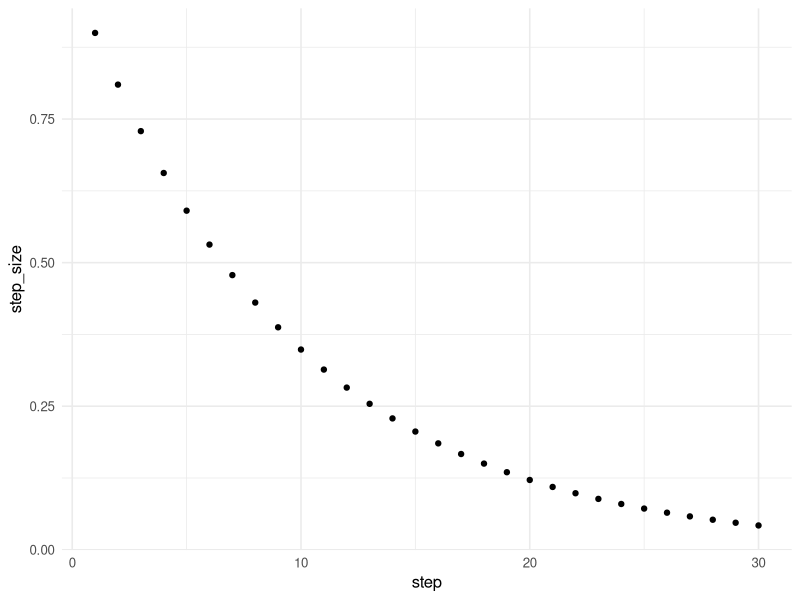
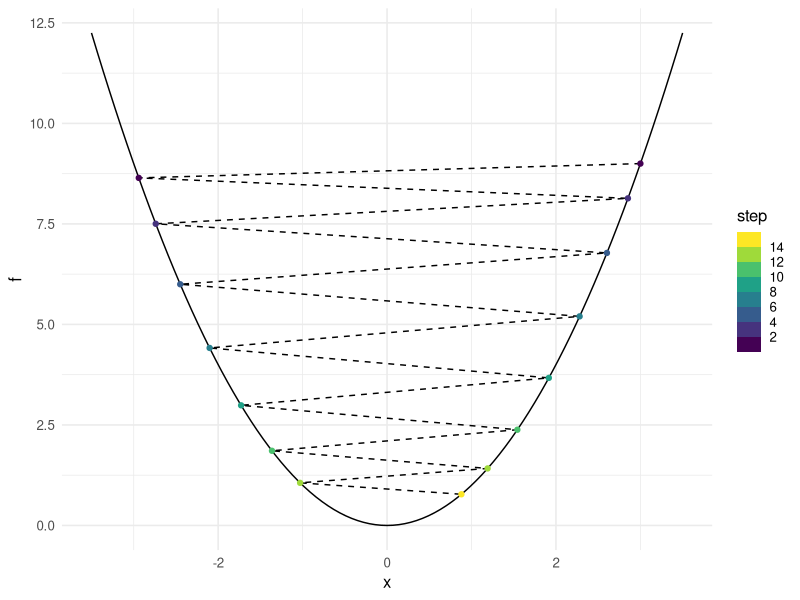
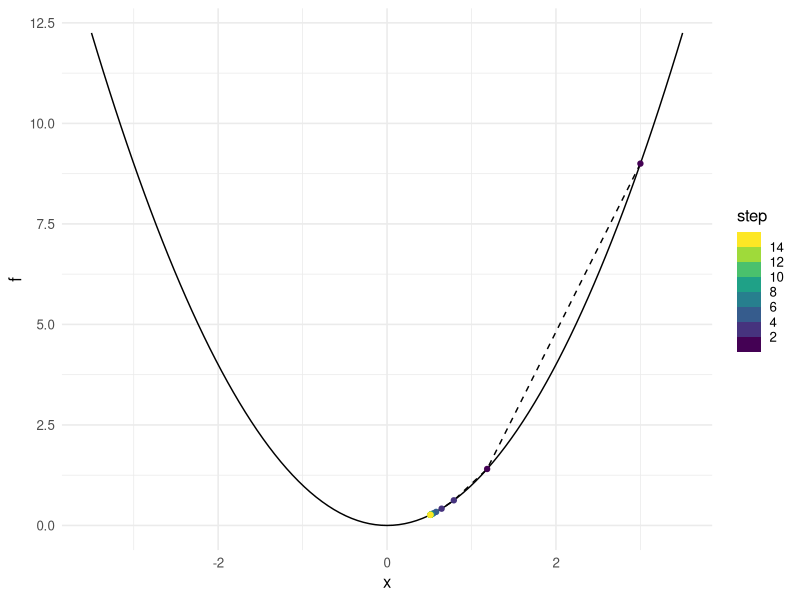
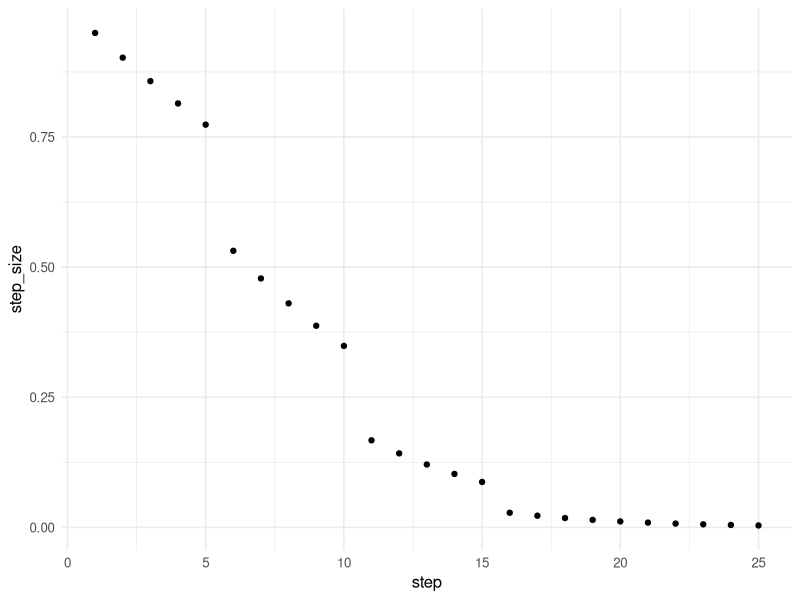
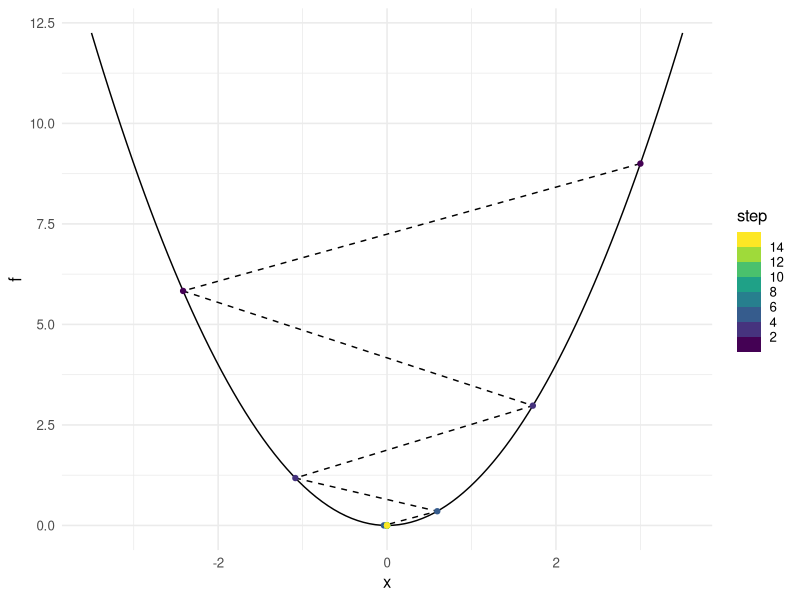
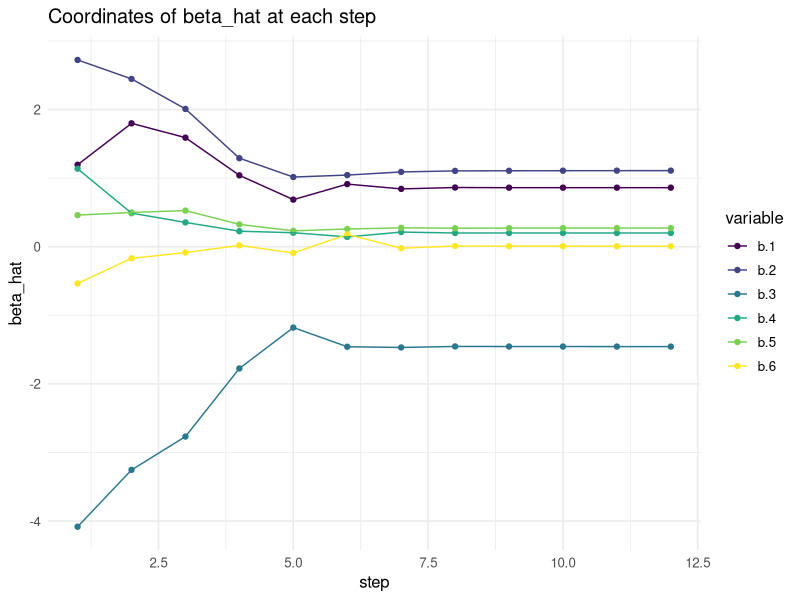
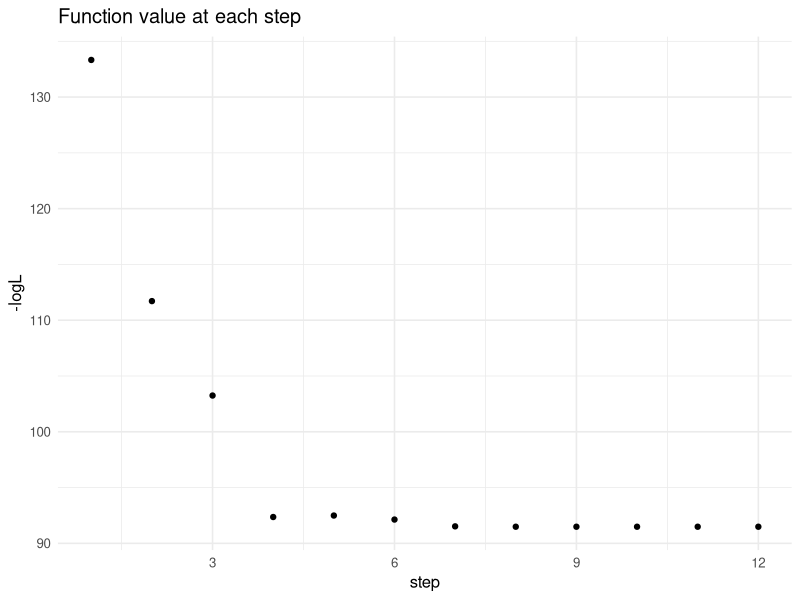
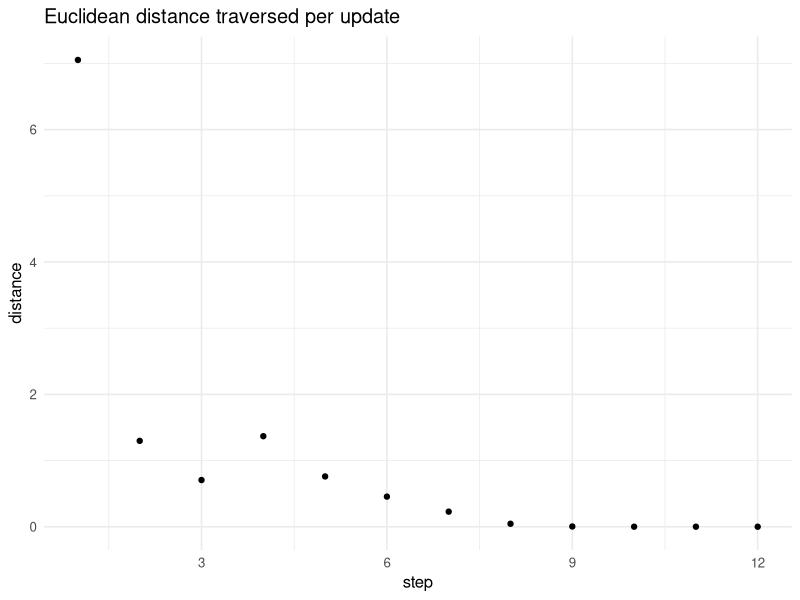

Here is the R script that generated these plots, in order:
## ---- chunk 1
knitr::opts_chunk$set(echo = TRUE)
library(tidyverse)
theme_set(theme_minimal(base_size = 12))
## ---- chunk 2
# Function to minimize
f <- function(x) x^4
# Derivative (because it's univariate)
grad_f <- function(x) 4 * x^3
xn <- 1 # starting point
fn <- f(xn)
step_size <- .1
for (step in 1:5) {
  # Update step
  xn <- xn - step_size * grad_f(xn)
  # Show results
  cat(paste0("At step ", step,
             ", xn = ", round(xn, 5),
             " and f(xn) = ", round(f(xn), 5)), "\n")
}
## ---- chunk 3
gamma <- .9
data.frame(step = 1:30) |> 
  mutate(step_size = gamma^step) |>
  ggplot(aes(x = step, y = step_size)) + geom_point()
## ---- chunk 4
f <- function(x) x^2 # Function to optimize
grad_f <- function(x) 2 * x # Gradient of f
max_steps <- 15
x0 <- 3 # starting point
gamma <- .995
# ... (rest of the code not displayed)
## ---- chunk 5
# Tracking the path for plotting
xnext <- x0
algorithm_path <- 
  data.frame(step = 1:max_steps,
             x = numeric(max_steps),
             f = numeric(max_steps))
step <- 1
algorithm_path$x[step] <- xnext
algorithm_path$f[step] <- f(xnext)
# Main loop of gradient descent
while (step < max_steps) {
  xlast <- xnext
  step <- step + 1
  # Updating x, notice the step size
  xnext <- xlast - gamma^step * grad_f(xlast)
  # Tracking x and f(x) for plot
  algorithm_path$x[step] <- xnext
  algorithm_path$f[step] <- f(xnext)
}
## ---- chunk 6
ggplot() +
  xlim(-x0 -.5, x0 +.5) +
  # Show f(x)
  geom_function(fun = f) + 
  # Show alg. path
 geom_path(aes(x, f), linetype = "dashed",
    data = algorithm_path) + 
 geom_point(aes(x, f, color = step),
    data = algorithm_path) +
  scale_color_binned(type = "viridis", n.breaks = 8)
## ---- chunk 7
gamma <- .55
## ---- chunk 8
algorithm_path <- 
  data.frame(step = 1:max_steps,
             x = numeric(max_steps),
             f = numeric(max_steps))
step <- 1
algorithm_path$x[step] <- x0
algorithm_path$f[step] <- f(x0)
while (step < max_steps) {
  xlast <- algorithm_path$x[step]
  step <- step + 1
  xnext <- xlast - gamma^step * grad_f(xlast)
  algorithm_path$x[step] <- xnext
  algorithm_path$f[step] <- f(xnext)
}
ggplot() +
  xlim(-x0 -.5, x0 +.5) +
  geom_function(fun = f) + 
 geom_path(aes(x, f), linetype = "dashed",
    data = algorithm_path) + 
 geom_point(aes(x, f, color = step),
    data = algorithm_path) +
  scale_color_binned(type = "viridis", n.breaks = 8)
## ---- chunk 9
grad_f(xnext) # numerically close to zero?
## ---- chunk 10
gamma^step * grad_f(xnext)
## ---- chunk 11
gamma <- c(rep(.95, 5), rep(.9, 5), rep(.85, 5), rep(.8, 10))
data.frame(step = 1:25, gamma = gamma) |> 
  mutate(step_size = gamma^step) |>
  ggplot(aes(x = step, y = step_size)) + geom_point()
## ---- chunk 12
# Tracking the path for plotting
algorithm_path <- 
  data.frame(step = 1:max_steps,
             x = numeric(max_steps),
             f = numeric(max_steps))
step <- 1
algorithm_path$x[step] <- x0
algorithm_path$f[step] <- f(x0)
# Main loop of gradient descent
while (step < max_steps) {
  xlast <- algorithm_path$x[step]
  step <- step + 1
  # Updating x, notice the step size
  xnext <- xlast - gamma[step]^step * grad_f(xlast)
  # Tracking x and f(x) for plot
  algorithm_path$x[step] <- xnext
  algorithm_path$f[step] <- f(xnext)
}
# Plot results
ggplot() +
  xlim(-x0-.5, x0+.5) +
  # Show f(x)
  geom_function(fun = f) + 
  # Show alg. path
 geom_path(aes(x, f), linetype = "dashed",
    data = algorithm_path) + 
 geom_point(aes(x, f, color = step),
    data = algorithm_path) +
  scale_color_binned(type = "viridis", n.breaks = 8)
## ---- chunk 13
# See e.g. lecture slides 
logL <- function(X, Y, beta) {
  Xbeta <- X %*% beta
  expXbeta <- exp(-Xbeta)
  exp_ratio <- 1/(1+expXbeta)
  sum(Y * log(exp_ratio) + (1-Y) * log(1-exp_ratio))
}
## ---- chunk 14
# Note: This value of h is chosen to be
# on the order of magnitude of the cube-root
# of .Machine$double.eps, which helps avoid
# some numerical approximation errors
numeric_grad <- function(X, Y, beta, h = 1e-06) {
  # Approximate each coordinate of the gradient
  numerator <- sapply(1:length(beta), function(j) {
    H <- rep(0, length(beta))
    H[j] <- h # step in coordinate j
    logL(X, Y, beta + H) - logL(X, Y, beta - H)
  })
  numerator / (2*h)
}
## ---- chunk 15
# Setting parameters
set.seed(1)
# Try changing some parameters
n <- 200
p <- 5
sparsity <- 2
nonzero_beta <- c(1, -1)
# or, e.g. rep(1, sparsity), runif(sparsity, min = -1, max = 1)
true_beta <- c(.5, nonzero_beta, rep(0, p - sparsity))
## ---- chunk 16
# Generating simulated data
X <- cbind(rep(1, n), matrix(rnorm(n*p), nrow = n))
mu <- X %*% true_beta
px <- exp(mu)/(1+exp(mu))
Y <- rbinom(n, 1, prob = px)
train_ld <- data.frame(y = as.factor(Y), x = X)
fit_glm <- glm(Y ~ X-1, family = "binomial")
# to compare with our results later
## ---- chunk 17
# Initialize and take first step
max_steps <- 50 # try ~3 for comparison
beta_prev2 <- rnorm(ncol(X)) # random start
#beta_prev2 <- c(mean(Y), cor(X[,-1], Y)) # "warm" start
grad_prev2 <- numeric_grad(X, Y, beta_prev2)
beta_prev1 <- beta_prev2 + 0.1 * grad_prev2 / sqrt(sum(grad_prev2^2))
grad_prev1 <- numeric_grad(X, Y, beta_prev1)
previous_loss <- logL(X, Y, beta_prev2)
next_loss <- logL(X, Y, beta_prev1)
# Store coefficient path
beta_mat <- rbind(beta_prev2,
                  beta_prev1,
                  matrix(0, nrow = max_steps - 1, ncol = ncol(X)))
rownames(beta_mat) <- NULL
beta_path <- data.frame(step = 0:max_steps,
                        logL = c(previous_loss, next_loss, rep(0, max_steps - 1)),
                        b = beta_mat)
steps <- 1
## ---- chunk 18
# Repeat until convergence
tol <- 1e-5 # (error) tolerance
while (abs(previous_loss - next_loss) > tol) {
  # Compute BB step size
  grad_diff <- grad_prev1 - grad_prev2
  step_BB <- sum((beta_prev1 - beta_prev2) * grad_diff) / sum(grad_diff^2)
  beta_prev2 <- beta_prev1
  
  # Update step
  beta_prev1 <- beta_prev1 - step_BB * grad_prev1
  
  # Shift previous steps
  grad_prev2 <- grad_prev1
  grad_prev1 <- numeric_grad(X, Y, beta_prev1)  
  previous_loss <- next_loss
  next_loss <- logL(X, Y, beta_prev1)
  
  # Print loss every 5 steps, track path, control loop
  if (round(steps/5) == steps/5) print(previous_loss)
  steps <- steps + 1
  beta_path[steps, 2] <- next_loss
  beta_path[steps, 3:ncol(beta_path)] <- beta_prev1
  if (steps > max_steps) break
}
## ---- chunk 19
steps - 1 # not counting starting point
## ---- chunk 20
rbind(
  fit_glm |> coef(),
  beta_prev1,
  true_beta
)
## ---- chunk 21
beta_path <- beta_path[1:steps, ]
beta_long <- beta_path[-1, ] |>
  pivot_longer(cols = starts_with("b"),
               names_to = "variable",
               values_to = "beta_hat")
beta_long |>
  ggplot(aes(x = step, y = beta_hat, color = variable)) +
  geom_point() + 
  geom_line() + 
  scale_color_viridis_d() +
  ggtitle("Coordinates of beta_hat at each step")
## ---- chunk 22
beta_path[-1, ] |>
  ggplot(aes(step, -logL)) +
  geom_point() +
  scale_x_continuous(breaks = (1:4) * floor(steps/4)) +
  ggtitle("Function value at each step")
## ---- chunk 23
distances <- sapply(2:steps, function(step) {
 sqrt(sum((beta_path[step, -c(1:2)] - beta_path[step-1, -c(1:2)])^2))
})
data.frame(step = 1:length(distances),
           distance = distances) |>
  ggplot(aes(step, distance)) + 
  scale_x_continuous(breaks = (1:4) * floor(steps/4)) +
  geom_point() + ggtitle("Euclidean distance traversed per update")
